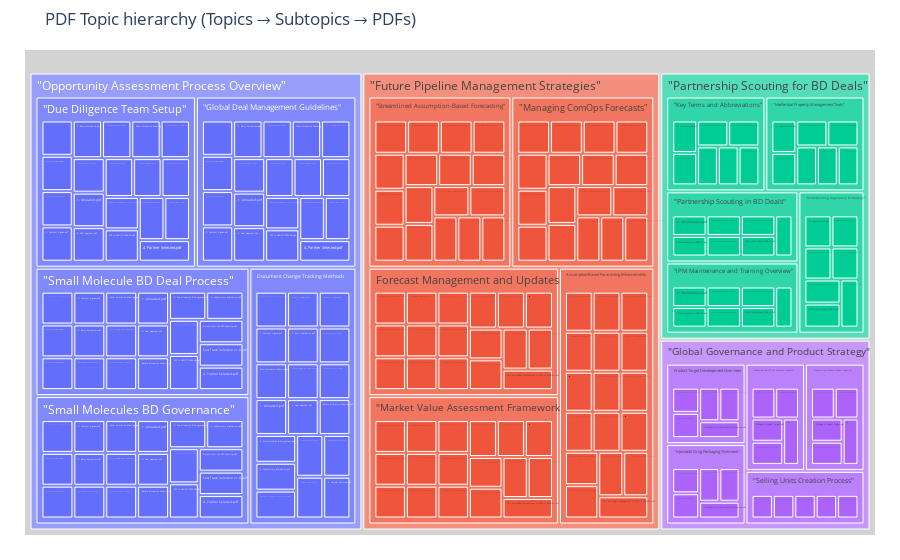

Here is the notebook cell this chart was saved with:
### Code cell
import plotly.express as px
import pandas as pd

# Dataframe jerárquico para treemap
data = []

for sub in subclusters:
    level1 = sub["level1_label"]
    level2 = sub["level2_label"]
    pdfs = [pdf for pdf, lbl in pdf_cluster_map.items() if lbl == sub["level1_cluster"]]
    for pdf in pdfs:
        data.append({
            "Topic": level1,
            "Subtopic": level2,
            "PDF": pdf,
            "Chunks": sub["num_chunks"]
        })

df = pd.DataFrame(data)


# Treemap interactivo

fig = px.treemap(
    df,
    path=["Topic", "Subtopic", "PDF"],
    values="Chunks",
    title=" PDF Topic hierarchy (Topics → Subtopics → PDFs)",
)
fig.update_traces(root_color="lightgrey")
fig.update_layout(margin=dict(t=50, l=25, r=25, b=25))
fig.show()

### Figure 1 — Plotly figure (JSON) as saved in the notebook; plotly's stock layout.template omitted (floating-point values rounded to 4 significant figures; data arrays with more than 128 entries replaced by an {"elided": "..."} marker saying what was removed)
{"data": [{"branchvalues": "total", "domain": {"x": [0, 1], "y": [0, 1]}, "hovertemplate": "labels=%{label}<br>Chunks=%{value}<br>parent=%{parent}<br>id=%{id}<extra></extra>", "ids": {"elided": "264 str values"}, "labels": {"elided": "264 str values"}, "name": "", "parents": {"elided": "264 str values"}, "root": {"color": "lightgrey"}, "type": "treemap", "values": {"elided": "264 float values"}}], "layout": {"legend": {"tracegroupgap": 0}, "margin": {"b": 25, "l": 25, "r": 25, "t": 50}, "title": {"text": " PDF Topic hierarchy (Topics → Subtopics → PDFs)"}}}
